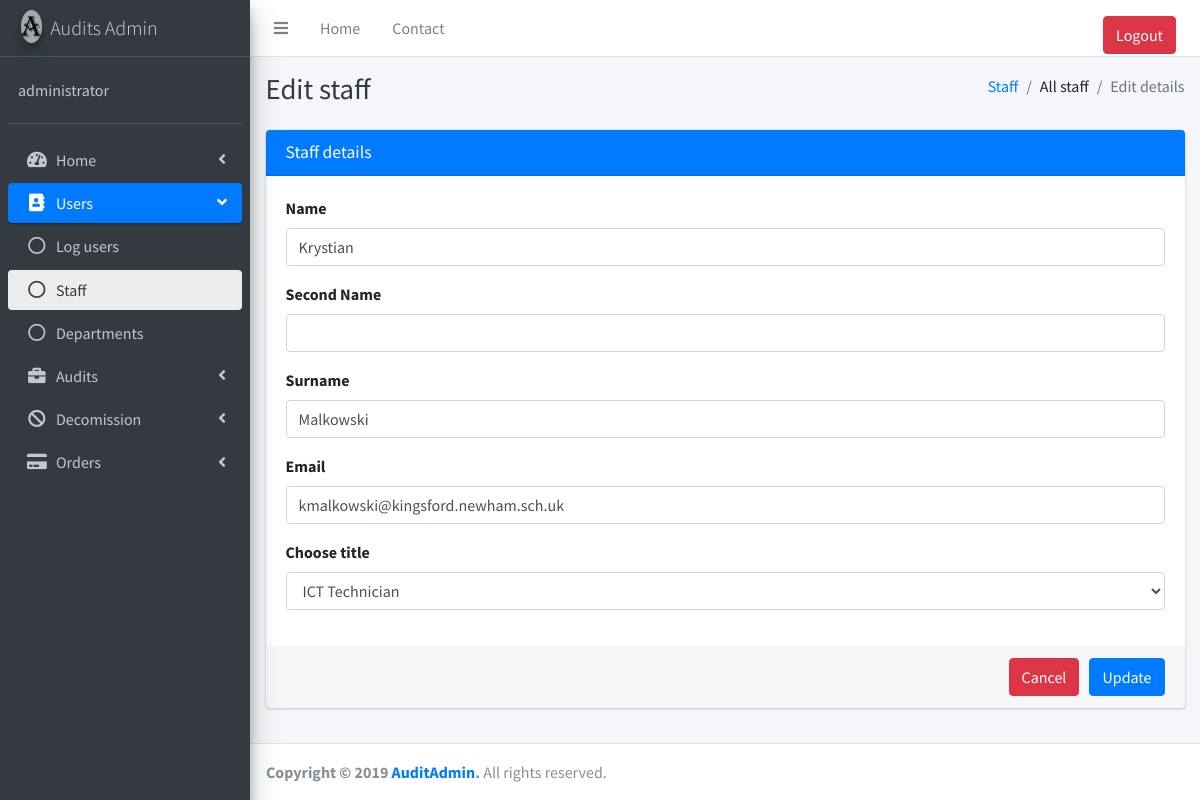
The page /Users/edit_staff.php?uid=1 (signed in) on the database its author committed.
### tables this page shows
CREATE TABLE IF NOT EXISTS `_staff_` (
  `_sID_` int(11) NOT NULL AUTO_INCREMENT,
  `_name_id_` int(11) NOT NULL,
  `_s_name_id_` int(11) DEFAULT NULL,
  `_surname_` varchar(45) NOT NULL,
  `_email_` varchar(60) NOT NULL,
  `_title_id_` int(11) NOT NULL,
  `_visible_` int(11) NOT NULL,
  PRIMARY KEY (`_sID_`),
  KEY `_name_id_` (`_name_id_`,`_s_name_id_`,`_title_id_`),
  KEY `_title_id_` (`_title_id_`),
  KEY `_s_name_id_` (`_s_name_id_`)
);

CREATE TABLE IF NOT EXISTS `_name_` (
  `_nID_` int(11) NOT NULL AUTO_INCREMENT,
  `_name_` varchar(45) NOT NULL,
  PRIMARY KEY (`_nID_`)
);

### functions/XSS.php (called while the page is built)
<?php
function clean($input) {
    $input = stripslashes($input);
    $input = strip_tags($input);
    $input = htmlspecialchars($input, ENT_QUOTES, 'UTF-8');
  return $input;
}
?>

### Users/edit_staff.php (the view, shortened to what this page needs)
<?php
include "../Database/databaseconnect.php";
include "../functions/XSS.php";
$userid = clean($_GET["uid"]);
$name=""; $sname=""; $surname=""; $email=""; $title=""; $nid=""; $nid1=""; $sid=""; $visible="";
?>
<!DOCTYPE html>
<html>
<head>
  <link rel="stylesheet" href="../plugins/fontawesome-free/css/all.min.css">
  <link rel="stylesheet" href="https://code.ionicframework.com/ionicons/2.0.1/css/ionicons.min.css">
  <link rel="stylesheet" href="../plugins/tempusdominus-bootstrap-4/css/tempusdominus-bootstrap-4.min.css">
  <link rel="stylesheet" href="../plugins/icheck-bootstrap/icheck-bootstrap.min.css">
  <link rel="stylesheet" href="../plugins/jqvmap/jqvmap.min.css">
  <link rel="stylesheet" href="../dist/css/adminlte.min.css">
  <link rel="stylesheet" href="../plugins/overlayScrollbars/css/OverlayScrollbars.min.css">
  <link rel="stylesheet" href="../plugins/daterangepicker/daterangepicker.css">
  <link rel="stylesheet" href="../plugins/summernote/summernote-bs4.css">
  <link rel="stylesheet" href="../plugins/datatables-bs4/css/dataTables.bootstrap4.css">
</head>
<body class="hold-transition sidebar-mini layout-fixed">
<div class="wrapper">
  <nav class="main-header navbar navbar-expand navbar-white navbar-light">
    <ul class="navbar-nav">
      <li class="nav-item">
        <a class="nav-link" data-widget="pushmenu" href="#"><i class="fas fa-bars"></i></a>
      </li>
      <li class="nav-item d-none d-sm-inline-block">
        <a href="../index.php" class="nav-link">Home</a>
      </li>
      <li class="nav-item d-none d-sm-inline-block">
        <a href="../Contact.php" class="nav-link">Contact</a>
      </li>
    </ul>
    <ul class="navbar-nav ml-auto">
      <li class="nav-item">
        <a href="../logcheck/logout.php" class="nav-link"><button type="submit" class="btn btn-danger btn-block">Logout</button></a>
      </li>
    </ul>
  </nav>
  <aside class="main-sidebar sidebar-dark-primary elevation-4">
    <a href="../index.php" class="brand-link">
      <img src="../dist/img/NewLogo.png" alt="Audit Admin" class="brand-image img-circle elevation-3"
           style="opacity: .8">
      <span class="brand-text font-weight-light">Audits Admin</span>
    </a>
    <div class="sidebar">
      <div class="user-panel mt-3 pb-3 mb-3 d-flex">
        <div class="info">
          <a href="../user-pass.php" class="d-block"><?php print $_SESSION['login'];?></a>
        </div>
      </div>
      <nav class="mt-2">
        <ul class="nav nav-pills nav-sidebar flex-column" data-widget="treeview" role="menu" data-accordion="false">
          <li class="nav-item has-treeview">
            <a href="#" class="nav-link">
              <i class="nav-icon fas fa-tachometer-alt"></i>
              <p>
                Home
                <i class="right fas fa-angle-left"></i>
              </p>
            </a>
          </li>
            <?php if($_SESSION['isadmin'] == 1){ ?>
            <li class="nav-item has-treeview menu-open">
            <a href="#" class="nav-link active">
              <i class="nav-icon fas fa-address-book"></i>
              <p>
                Users
                <i class="right fas fa-angle-left"></i>
              </p>
            </a>
            <ul class="nav nav-treeview">
              <li class="nav-item">
                <a href="../Users/Log_users.php" class="nav-link">
                  <i class="far fa-circle nav-icon"></i>
                  <p>Log users</p>
                </a>
              </li>
              <li class="nav-item">
                <a href="../Users/staff_users.php" class="nav-link active">
                  <i class="far fa-circle nav-icon"></i>
                  <p>Staff</p>
                </a>
              </li>
              <li class="nav-item">
                <a href="../Users/dep_users.php" class="nav-link">
                  <i class="far fa-circle nav-icon"></i>
                  <p>Departments</p>
                </a>
              </li>
            </ul>
          </li><?php }?>
            <li class="nav-item has-treeview">
            <a href="#" class="nav-link">
              <i class="nav-icon fas fa-briefcase"></i>
              <p>
                Audits
                <i class="right fas fa-angle-left"></i>
              </p>
            </a>
          </li>
            <li class="nav-item has-treeview">
            <a href="#" class="nav-link">
              <i class="nav-icon fas fa-ban"></i>
              <p>
                Decomission
                <i class="right fas fa-angle-left"></i>
              </p>
            </a>
          </li>
            <li class="nav-item has-treeview">
            <a href="#" class="nav-link">
              <i class="nav-icon fas fa-credit-card"></i>
              <p>
                Orders
                <i class="right fas fa-angle-left"></i>
              </p>
            </a>
          </li>
        </ul>
      </nav>
    </div>
  </aside>
  <div class="content-wrapper">
    <div class="content-header">
      <div class="container-fluid">
        <div class="row mb-2">
          <div class="col-sm-6">
            <h1 class="m-0 text-dark">Edit staff</h1>
          </div>
          <div class="col-sm-6">
            <ol class="breadcrumb float-sm-right">
              <li class="breadcrumb-item"><a href="../Users/staff_users.php">Staff</a></li>
              <li class="breadcrumb-item">All staff</li>
                <li class="breadcrumb-item active">Edit details</li>
            </ol>
          </div>
        </div>
      </div>
    </div>
    <section class="content">
        <div class="container-fluid">
          <div class="row">
              <div class="col-md-12">
                  <div class="card card-primary">
                      <div class="card-header">
                        <h3 class="card-title">
                            Staff details
                        </h3>
                      </div>
                      <form name="register" role="form" onsubmit="" action="" method="post">
                          <?php
                                $msg = "SELECT n1._name_ AS _first_name_, n2._name_ AS _second_name_, _surname_, _email_, _title_id_ FROM _staff_ as s1 INNER JOIN _name_ as n1 ON n1._nID_=s1._name_id_ INNER JOIN _name_ as n2 ON s1._s_name_id_ = n2._nID_ WHERE s1._sID_=?";
                                $stmnt = $con->prepare($msg);
                                $stmnt -> bind_param("i", $userid);
                                $stmnt -> execute();
                                $stmnt -> bind_result($firstname, $secondname, $surname, $email, $titleid);
                          ?>
                          <div class="card-body">
                              <div class="form-group">
                                <label for="user_name">Name</label>
                                <input class="form-control" id="user_name" name="user_name" type="name" value="<?php print $firstname; ?>"/ required>
                              </div>
                              <div class="form-group">
                                <label for="user_sname">Second Name</label>
                                  <input class="form-control" id="user_sname" name="user_sname" type="text" value="<?php if($secondname=="empty"){ print "";}else{print clean($secondname);} ?>"/>
                              </div>
                              <div class="form-group">
                                <label for="user_surname">Surname</label>
                                  <input class="form-control" id="user_surname" name="user_surname" type="surname" value="<?php print clean($surname); ?>"/ required>
                              </div>
                              <div class="form-group">
                                <label for="user_email">Email</label>
                                  <input class="form-control" id="user_email" name="user_email" type="email" value="<?php print clean($email); ?>"/ required>
                              </div>
                              <div class="form-group" id="div_title">
                                <label for="Title">Choose title</label>
                                  <select class="form-control" id="Title" name="Title">
                                      <?php
                                            $stmnt = $con -> prepare("Select * FROM _title_ ORDER BY _title_name_");
                                            $stmnt -> execute();
                                            $stmnt -> bind_result($id, $title_name);
                                             while ($stmnt->fetch()) {
                                                 if($id == $titleid){
                                                     echo '<option value="'.$title_name.'" selected>'.$title_name.'</option>';
                                                 }else{
                                                     echo '<option value="'.$title_name.'">'.$title_name.'</option>';
                                                 }
                                            }
                                        ?>
                                  </select>
                              </div>
                          </div>
                          <div class="card-footer">
                              <input class="btn btn-primary" style="float: right;" type="submit" name="Update_staff" value="Update">
                              <button class="btn btn-danger" style="float: right; margin-right: 10px;" onclick="window.location = 'http://'+window.location.hostname+'/Users/staff_users.php'; return false" name="cancel">Cancel</button>
                          </div>
                      </form>
                  </div>
              </div>
          </div>
        </div>
    </section>
  </div>
  <footer class="main-footer">
    <strong>Copyright &copy; 2019 <a href="">AuditAdmin</a>.</strong>
    All rights reserved.
  </footer>
</div>
</body>
</html>

### rows shown on the page
_staff_: user_name "Krystian", user_surname "Malkowski", user_email "kmalkowski@kingsford.newham.sch.uk"

### other values the page prints
$_SESSION['login'] "administrator"
form field Title "ICT Technician"
